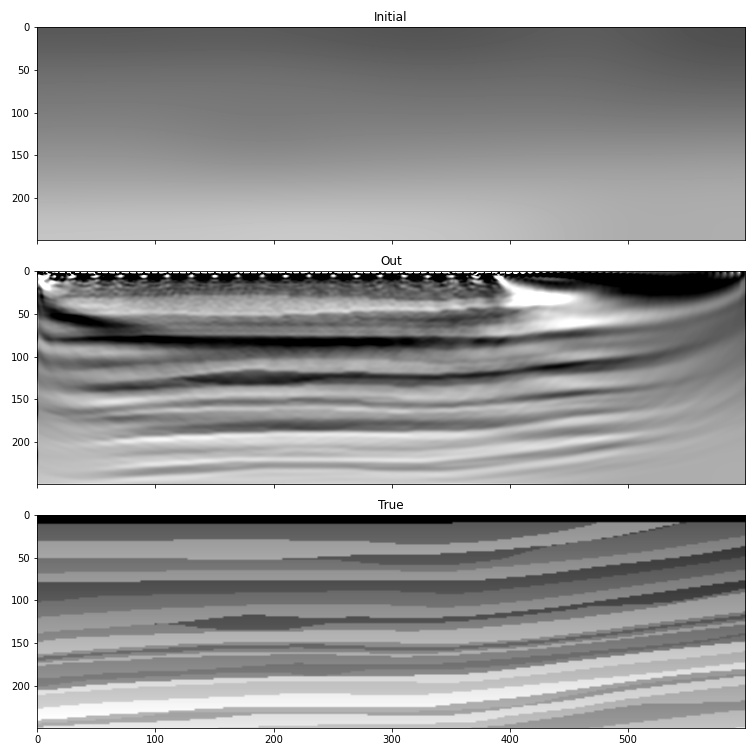

The script that drew this image:
import torch
from torchaudio.functional import lowpass_biquad
import torch.utils.checkpoint
from scipy.ndimage import gaussian_filter
import matplotlib.pyplot as plt
import deepwave
from deepwave import scalar

device = torch.device('cuda')
ny = 2301
nx = 751
dx = 4.0
v_true = torch.from_file('marmousi_vp.bin',
                         size=ny*nx).reshape(ny, nx)

# Select portion of model for inversion
ny = 600
nx = 250
v_true = v_true[:ny, :nx]

# Smooth to use as starting model
v_init = torch.tensor(1/gaussian_filter(1/v_true.numpy(), 40))

n_shots = 115

n_sources_per_shot = 1
d_source = 20  # 20 * 4m = 80m
first_source = 10  # 10 * 4m = 40m
source_depth = 2  # 2 * 4m = 8m

n_receivers_per_shot = 384
d_receiver = 6  # 6 * 4m = 24m
first_receiver = 0  # 0 * 4m = 0m
receiver_depth = 2  # 2 * 4m = 8m

freq = 25
nt = 750
dt = 0.004
peak_time = 1.5 / freq

observed_data = (
    torch.from_file('marmousi_data.bin',
                    size=n_shots*n_receivers_per_shot*nt)
    .reshape(n_shots, n_receivers_per_shot, nt)
)

# Select portion of data for inversion
n_shots = 20
n_receivers_per_shot = 100
nt = 300
observed_data = observed_data[:n_shots, :n_receivers_per_shot, :nt].to(device)

# source_locations
source_locations = torch.zeros(n_shots, n_sources_per_shot, 2,
                               dtype=torch.long, device=device)
source_locations[..., 1] = source_depth
source_locations[:, 0, 0] = torch.arange(n_shots) * d_source + first_source

# receiver_locations
receiver_locations = torch.zeros(n_shots, n_receivers_per_shot, 2,
                                 dtype=torch.long, device=device)
receiver_locations[..., 1] = receiver_depth
receiver_locations[:, :, 0] = (
    (torch.arange(n_receivers_per_shot) * d_receiver + first_receiver)
    .repeat(n_shots, 1)
)

# source_amplitudes
source_amplitudes = (
    (deepwave.wavelets.ricker(freq, nt, dt, peak_time))
    .repeat(n_shots, n_sources_per_shot, 1).to(device)
)

# Upsample source_amplitudes
max_vel = 2500
dt, step_ratio = deepwave.common.cfl_condition(dx, dx, dt, max_vel)
source_amplitudes = deepwave.common.upsample(source_amplitudes, step_ratio)
observed_data = deepwave.common.upsample(observed_data, step_ratio)
nt = source_amplitudes.shape[-1]
cutoff_freq = 8
observed_data = lowpass_biquad(observed_data, 1/dt, cutoff_freq)


# Generate a velocity model constrained to be within a desired range
class Model(torch.nn.Module):
    def __init__(self, initial, min_vel, max_vel):
        super().__init__()
        self.min_vel = min_vel
        self.max_vel = max_vel
        self.model = torch.nn.Parameter(torch.logit((initial - min_vel) /
                                                    (max_vel - min_vel)))

    def forward(self):
        return (torch.sigmoid(self.model) * (self.max_vel - self.min_vel) +
                self.min_vel)


model = Model(v_init, 1000, 2500).to(device)

# Setup optimiser to perform inversion
optimiser = torch.optim.LBFGS(model.parameters())
loss_fn = torch.nn.MSELoss()

# Run optimisation/inversion
n_epochs = 2
n_segments = 5


def wrap(v, chunk, wavefield_0, wavefield_m1, psiy_m1, psix_m1,
         zetay_m1, zetax_m1):
    return scalar(
                  v, dx, dt,
                  source_amplitudes=chunk,
                  source_locations=source_locations,
                  receiver_locations=receiver_locations,
                  pml_freq=freq,
                  wavefield_0=wavefield_0,
                  wavefield_m1=wavefield_m1,
                  psiy_m1=psiy_m1,
                  psix_m1=psix_m1,
                  zetay_m1=zetay_m1,
                  zetax_m1=zetax_m1,
                  max_vel=max_vel,
                  model_gradient_sampling_interval=step_ratio
              )


for epoch in range(n_epochs):
    def closure():
        pml_width = 20
        wavefield_size = [n_shots, ny + 2 * pml_width, nx + 2 * pml_width]
        wavefield_0 = torch.zeros(*wavefield_size, device=device)
        wavefield_m1 = torch.zeros(*wavefield_size, device=device)
        psiy_m1 = torch.zeros(*wavefield_size, device=device)
        psix_m1 = torch.zeros(*wavefield_size, device=device)
        zetay_m1 = torch.zeros(*wavefield_size, device=device)
        zetax_m1 = torch.zeros(*wavefield_size, device=device)
        optimiser.zero_grad()
        receiver_amplitudes = torch.zeros(n_shots, n_receivers_per_shot, nt,
                                          device=device)
        v = model()
        k = 0
        for i, chunk in enumerate(torch.chunk(source_amplitudes, n_segments,
                                              dim=-1)):
            if i == n_segments - 1:
                (wavefield_0, wavefield_m1, psiy_m1, psix_m1,
                 zetay_m1, zetax_m1, receiver_amplitudes_chunk) = \
                    wrap(v, chunk, wavefield_0,
                         wavefield_m1,
                         psiy_m1, psix_m1,
                         zetay_m1, zetax_m1)
            else:
                (wavefield_0, wavefield_m1, psiy_m1, psix_m1,
                 zetay_m1, zetax_m1, receiver_amplitudes_chunk) = \
                 torch.utils.checkpoint.checkpoint(wrap, v, chunk, wavefield_0,
                                                   wavefield_m1,
                                                   psiy_m1, psix_m1,
                                                   zetay_m1, zetax_m1)
            receiver_amplitudes[..., k:k+chunk.shape[-1]] = \
                receiver_amplitudes_chunk
            k += chunk.shape[-1]
        receiver_amplitudes = lowpass_biquad(receiver_amplitudes, 1/dt,
                                             cutoff_freq)
        loss = 1e6 * loss_fn(receiver_amplitudes, observed_data)
        loss.backward()
        return loss

    optimiser.step(closure)

# Plot
v = model()
vmin = v_true.min()
vmax = v_true.max()
_, ax = plt.subplots(3, figsize=(10.5, 10.5), sharex=True, sharey=True)
ax[0].imshow(v_init.cpu().T, aspect='auto', cmap='gray',
             vmin=vmin, vmax=vmax)
ax[0].set_title("Initial")
ax[1].imshow(v.detach().cpu().T, aspect='auto', cmap='gray',
             vmin=vmin, vmax=vmax)
ax[1].set_title("Out")
ax[2].imshow(v_true.cpu().T, aspect='auto', cmap='gray',
             vmin=vmin, vmax=vmax)
ax[2].set_title("True")
plt.tight_layout()

v.detach().cpu().numpy().tofile('marmousi_v_inv.bin')
